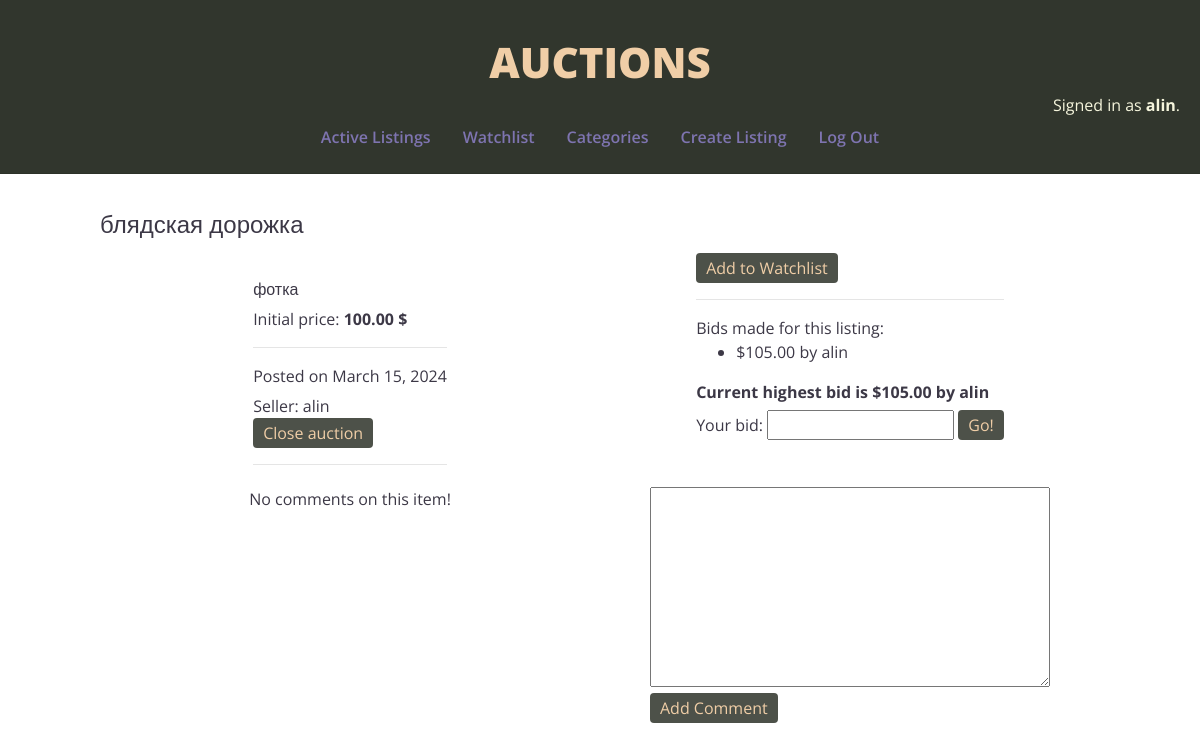
The app's page /listings/10 (signed in) with its own data.
### auctions/models.py (models this page shows, shortened)
class User(AbstractUser):
    pass

class Listing(models.Model):
    title = models.CharField(max_length=64)
    category = models.CharField(max_length=7, choices=Category.choices, blank=True)
    description = models.TextField() # textarea
    price = models.DecimalField(max_digits=9, decimal_places=2, default=0.00)
    pic = models.URLField(blank=True, null=True) # input type url
    active = models.BooleanField(default=True)
    date = models.DateField(auto_now=False, auto_now_add=True)
    owner = models.ForeignKey(User, on_delete=models.CASCADE, related_name="owner")

class Bid(models.Model):
    user = models.ForeignKey(User, on_delete=models.CASCADE, related_name="users")
    product = models.ForeignKey(Listing, on_delete=models.CASCADE, related_name="products")
    the_bid = models.DecimalField(max_digits=6, decimal_places=2)

### auctions/views.py (the view, shortened to what this page needs)
# urls.py: path("listings/<int:listing_id>", views.listing, name="listing"),
@login_required(login_url='/login')
def listing(request, listing_id):
    listing = Listing.objects.get(pk=listing_id)
    winning_bid, current_winner = util.best_bid(listing)
    bid_objects = Bid.objects.filter(product=listing)
    all_bids = bid_objects.all()
    comment_objects = Comment.objects.filter(related_to=listing)
    all_comments = comment_objects.all()
    if request.user.is_authenticated:
        try:
            favorite = Watchlist.objects.get(fave=listing, user=request.user)
        except (KeyError, Watchlist.DoesNotExist):
            favorite = Watchlist.objects.create(user=request.user, fave=listing)
            favorite.save()
    return render(request, "auctions/listing.html", {
        "listing":listing,
        "bid_form":NewBidForm(),
        "bid_log":all_bids,
        "current_win":winning_bid,
        "current_winner":current_winner,
        "favorited":favorite.added,
        "comment_form":NewCommentForm(),
        "comment_log":all_comments
    })

### auctions/views.py
class NewBidForm(forms.Form):
    bid = forms.DecimalField(label='Your bid', max_digits=9, decimal_places=2, min_value=0.01)

class NewCommentForm(forms.Form):
    comment = forms.CharField(label='', widget=forms.Textarea(attrs={"class": "comment_form"}))

### auctions/util.py (called while the page is built)
def best_bid(listing):
    bid_objects = Bid.objects.filter(product=listing)
    all_bids = bid_objects.all()
    if not all_bids:
        winning_bid = listing.price
        current_winner = None
    else:
        winning_bid = 0.0
        for bid in all_bids:
            if bid.the_bid > winning_bid:
                winning_bid = bid.the_bid
                current_winner = bid.user
    return winning_bid, current_winner

### auctions/templates/auctions/listing.html (shortened to what this page needs)
{% extends "auctions/layout.html" %}
{% block body %}
<div class="listing_body">
    <h4>{{ listing.title }}</h4>
    <div class="listing_content">
        <div class="column">
        <div class="listing_info">
            <div> {{ listing.description }}</div>
            <div> Initial price: <strong>{{ listing.price }} $</strong></div>
            <hr>
            <div> Posted on {{ listing.date }}</div>
            <div>Seller: {{ listing.owner }}
                {% if user == listing.owner and listing.active %}
                    <form action="{% url 'listing' listing.id %}" method="post">
                        <input type="submit" name="action" value="Close auction"/>
                    </form>
                {% endif %}
            </div>
            <hr>
        </div>
    </div>
        <div class="column">
        <div class="listing_info">
            {% if listing.active %}
            <div>
                <form action="{% url 'listing' listing.id %}" method="post">
                <input style="font-size: 16px;" type="submit" name="action"
                value="{% if favorited %}Remove from Watchlist{% else %}Add to Watchlist{% endif %}"/>
                </form>
            </div>
            <hr>
            <div>
            {% if bid_log %}
                Bids made for this listing:
                <ul>
                {% for bid in bid_log %}
                    <li>${{ bid.the_bid }} by {{ bid.user }}</li>
                {% endfor %}
                </ul>
                <div><strong>Current highest bid is ${{ current_win }} by {{ current_winner }}</strong></div>
            {% else %}
                Be the first one to bid on this item!
            {% endif %}
            </div>
            <div>
                <form action="{% url 'listing' listing.id %}" method="post">
                    {{ bid_form }}
                    <input style="font-size: 16px;" type="submit" name="action" value="Go!"/>
                </form>
            </div>
            {% endif %}
        </div>
    </div>
        <div class="column">
        <div class="listing_info">
            {% if comment_log %}
                <strong>Comments:</strong>
                {% for comment in comment_log %}
                    <div class="comment">{{ comment.text }}</div>
                    <div class="comment_info">By {{ comment.author }} on {{ comment.date }}</div>
                {% endfor %}
            {% else %}
                <div>No comments on this item!</div>
            {% endif %}
        </div>
        </div>
        <div class="column">
        {% if listing.active %}
        <div class="listing_info">
            <div class="listing_form">
                <form action="{% url 'listing' listing.id %}" method="post">
                    {{ comment_form }}
                    <br>
                    <input type="submit" name="action" value="Add Comment"/>
                </form>
            </div>
        </div>
        {% endif %}
    </div>
    </div>
</div>
{% endblock %}

### auctions/templates/auctions/layout.html (shortened to what this page needs)
{% load static %}
<!DOCTYPE html>
<html lang="en">
    <head>
        <link rel="stylesheet" href="https://stackpath.bootstrapcdn.com/bootstrap/4.4.1/css/bootstrap.min.css">
        <link href="{% static 'auctions/styles.css' %}" rel="stylesheet">
    </head>
    <body>
        <div class="menu">
        <div id="superheading">AUCTIONS</div>
        <div id="username">
            {% if user.is_authenticated %}
                Signed in as <strong>{{ user.username }}</strong>.
            {% else %}
                Not signed in.
            {% endif %}
        </div>
        <div class="heading">
            <ul class="nav">
                <li class="nav-item">
                    <a class="nav-link" href="{% url 'index' %}">Active Listings</a>
                </li>
                {% if user.is_authenticated %}
                    <li class="nav-item">
                        <a class="nav-link" href="{% url 'watchlist' %}">Watchlist</a>
                    </li>
                    <li class="nav-item">
                        <a class="nav-link" href="{% url 'categories' %}">Categories</a>
                    </li>
                    <li class="nav-item>">
                        <a class="nav-link" href="{% url 'create' %}">Create Listing</a>
                    </li>
                    <li class="nav-item">
                        <a class="nav-link" href="{% url 'logout' %}">Log Out</a>
                    </li>
                {% endif %}
            </ul>
        </div>
        <hr>
        </div>
        <div class="contents">
            {% block body %}
            {% endblock %}
        </div>
    </body>
</html>

### auctions/static/auctions/styles.css (style rules this page uses)
body { font-family: "Open Sans", sans-serif; color:#3c3846; }
.menu { background-color: #31362d; }
a { color: #7e74b0; }
.heading { display: grid; place-items: center; font-family: "Open Sans", sans-serif; font-size: 16px; font-weight: 600; font-style: bold; }
#superheading { padding-top: 30px; display: grid; place-items: center; font-family: "Open Sans", sans-serif; font-weight: 800; font-style: bold; font-size: 42px; color: #f0cea7; }
input[type="submit"] { background-color: #4d5149; color:#f0cea7; font-family: inherit; padding: 3px; padding-left: 10px; padding-right: 10px; border-radius: 4px; border: none; }
#username { text-align: right; padding-right: 20px; color:beige; }
.listing_body { padding: 20px; padding-left: 100px; padding-right: 100px; }
.listing_content { height: 100%; }
.column { height: 25%; display: flex; justify-content: center; align-items: center; }
.listing_info { display: block; float: left; }
.listing_info > div { margin-top: 6px; }
.comment_form { height: 200px; width: 400px; }
@media screen and (min-width: 600px) { .listing_content { display: flex; flex-wrap: wrap; } }
@media screen and (min-width: 600px) { .column { flex-basis: 50%; height: 50%; } }

### records on screen
User: username "alin"
Listing: title "блядская дорожка", description "фотка", price "100.00", date "March 15, 2024", owner "alin"
Bid: the_bid "105.00", user "alin"
